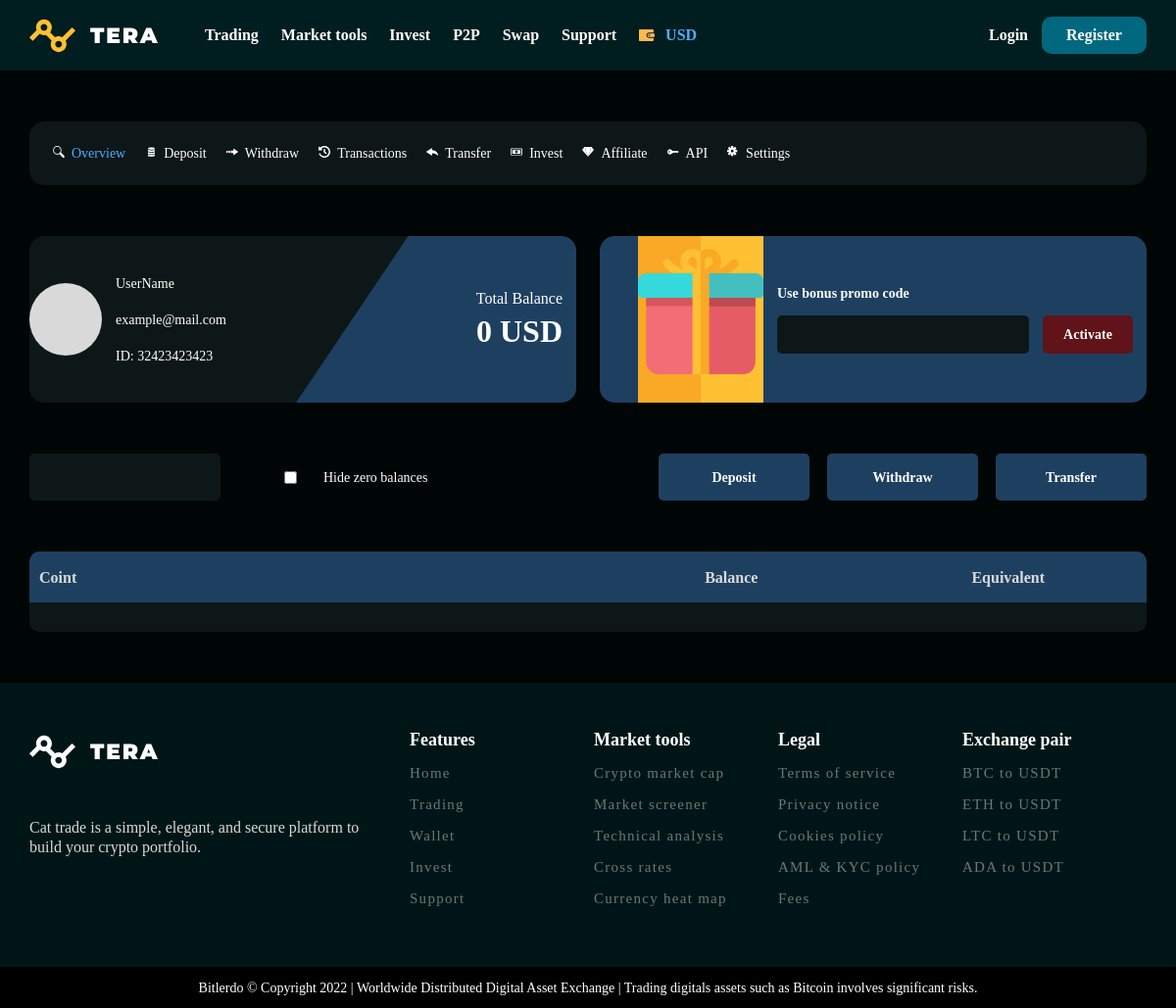
The app's page /profile/wallet/, older data.
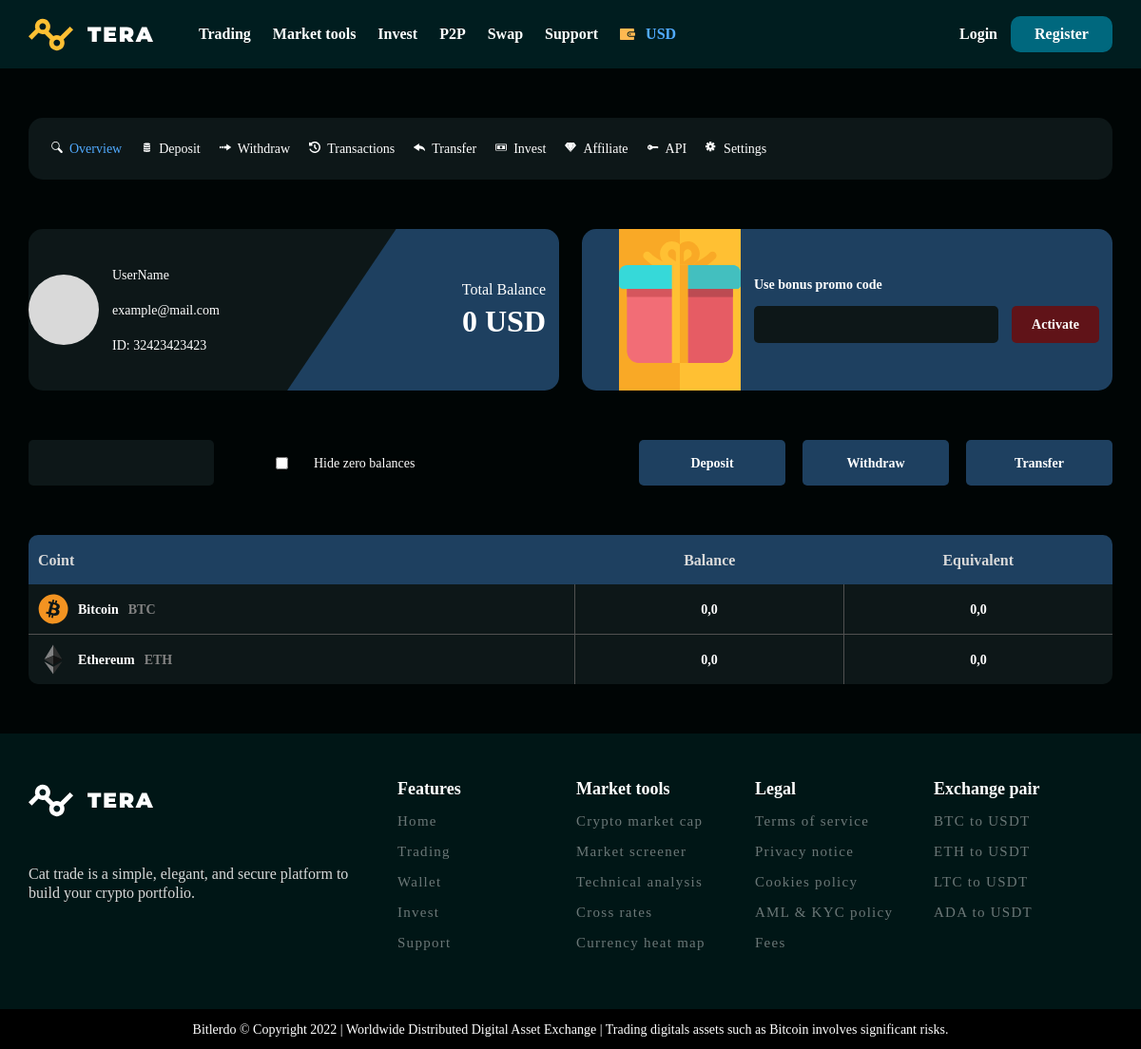
The same page, newer data.
### user_profile/models.py (models this page shows, shortened)
class Token(models.Model):
    name = models.CharField(max_length=255, null=False, verbose_name=_("Name"))
    tag = models.CharField(max_length=25, null=False, verbose_name=_("Tag"))
    address = models.CharField(max_length=510, null=False, verbose_name=_("Address for deposit(Your Trust Wallet token)"))
    icon = models.FileField(null=False, verbose_name=_("Icon"))

### user_profile/views.py (the view)
# urls.py: path('wallet/', views.wallet, name="wallet"),
def wallet(request):
    tokens = Token.objects.all()
    result = []
    for token in tokens:
        amount = 0.0
        try:
            user_token = UserToken.objects.get(user=request.user, token=token)
            amount = user_token.amount
        except:
            pass
        result.append(
            {
                'token': token,
                'amount': amount,
            }
        )
    context = {
        "data": result,
    }
    return render(request, "user_profile/wallet.html", context)

### templates/user_profile/wallet.html
{% extends 'base.html' %}
{% load static %}
{% block content %}
<div class="wallet">
    <div class="container">
        <div class="row">
            <div class="col-12">
                <div class="wallet__menu">
                    <ul class="d-flex">
                        {% url 'user_profile:wallet' as url %}
                        <li><img src="{% static 'images/overview.svg' %}"><a
                                class="{% if request.path == url %}wallet__menu-item-active{% endif %}"
                                href="{{url}}">Overview</a></li>
                        <li><img src="{% static 'images/deposit.svg' %}"><a href="#">Deposit</a></li>
                        <li><img src="{% static 'images/withdraw.svg' %}"><a href="#">Withdraw</a></li>
                        <li><img src="{% static 'images/transactions.svg' %}"><a href="#">Transactions</a></li>
                        <li><img src="{% static 'images/transfer.svg' %}"><a href="#">Transfer</a></li>
                        <li><img src="{% static 'images/invest.svg' %}"><a href="#">Invest</a></li>
                        <li><img src="{% static 'images/affiliate.svg' %}"><a href="#">Affiliate</a></li>
                        <li><img src="{% static 'images/api.svg' %}"><a href="#">API</a></li>
                        <li><img src="{% static 'images/settings.svg' %}"><a href="#">Settings</a></li>
                    </ul>
                </div>
            </div>
        </div>
        <div class="wallet__boxes">
            <div class="row">
                <div class="col-6">
                    <div class="wallet__boxes-box1">
                        <div class="wallet__boxes-box1-photo">
                        </div>
                        <div class="wallet__boxes-box1-body">
                            <div class="wallet__boxes-box1-info">
                                <p>UserName</p>
                                <p>example@mail.com</p>
                                <p>ID: 32423423423</p>
                            </div>
                            <div class="wallet__boxes-box1-balance">
                                <p class="wallet__boxes-box1-balance-text">Total Balance</p>
                                <p class="wallet__boxes-box1-balance-amount">0 USD</p>
                            </div>
                        </div>
                    </div>
                </div>
                <div class="col-6">
                    <div class="wallet__boxes-box2 d-flex align-items-center">
                        <img src="{% static 'images/gift.svg' %}">
                        <div class="wallet_boxes-box2-body">
                            <p class="wallet_boxes-box2-body-text">Use bonus promo code</p>
                            <div class="d-flex">
                                <input class="wallet_boxes-box2-body-input" type="text" name="promo" id="promo">
                                <button class="wallet_boxes-box2-body-button">Activate</button>
                            </div>
                        </div>
                    </div>
                </div>
            </div>
        </div>
        <div class="wallet__controls">
            <div class="row">
                <div class="col-6 d-flex align-items-center">
                    <input class="wallet__controls-input" type="text" name="search" id="search">
                    <input class="wallet__controls-checkbox" type="checkbox" name="hide" id="hide">
                    <p class="wallet__controls-text">Hide zero balances</p>
                </div>
                <div class="col-6 d-flex justify-content-end">
                    <a class="wallet__controls-button" href="">Deposit</a>
                    <a class="wallet__controls-button" href="">Withdraw</a>
                    <a class="wallet__controls-button" href="">Transfer</a>
                </div>
            </div>
        </div>
        <div class="wallet__tokens">
            <div class="row">
                <div class="col-12">
                    <table>
                        <thead class="wallet__tokens-head">
                            <tr>
                                <th>Coint</th>
                                <th>Balance</th>
                                <th>Equivalent</th>
                            </tr>
                        </thead>
                        <tbody class="wallet__tokens-body">
                            {% for item in data %}
                            <tr class="wallet__tokens-item">
                                <th>
                                    <img class="wallet__rokens-body-icon" src="{{item.token.icon.url}}">
                                    {{item.token.name}}
                                    <span class="wallet__rokens-body-tag">{{item.token.tag}}</span>
                                </th>
                                <td>{{item.amount}}</td>
                                <td>{{item.amount}}</td>
                            </tr>
                            {% endfor %}
                        </tbody>
                    </table>
                </div>
            </div>
        </div>
    </div>
</div>
{% endblock %}

### templates/base.html (shortened to what this page needs)
{% load static %}
<html lang="en">
<head>
    <link rel="stylesheet" href="{% static 'monserrat.css' %}">
    <link rel="stylesheet" href="{% static 'bootstrap-grid.min.css' %}">
    <link rel="stylesheet" href="{% static 'style.css' %}">
</head>
<body>
    <div class="wrapper">
        <div class="content">
            <header class="header">
                <div class="container">
                    <div class="row">
                        <div class="header__container d-flex flex-row justify-content-between">
                            <div class="header__col d-flex flex-row align-items-center">
                                <div class="header__logo">
                                    <a href="/"><img src="{% static 'images/logo.svg' %}"></a>
                                </div>
                                <nav class="header__nav">
                                    <ul class="d-flex flex-row">
                                        <li class="header__nav-item"><a href="#">Trading</a></li>
                                        <li class="header__nav-item"><a href="#">Market tools</a></li>
                                        <li class="header__nav-item"><a href="#">Invest</a></li>
                                        <li class="header__nav-item"><a href="#">P2P</a></li>
                                        <li class="header__nav-item"><a href="#">Swap</a></li>
                                        <li class="header__nav-item"><a href="#">Support</a></li>
                                        {% url 'user_profile:wallet' as url %}
                                        <li
                                            class="header__nav-item text-yellow {% if request.path == url %}active-nav-item{% endif %}">
                                            <a class="d-flex align-items-center text-yellow" href="{{url}}">
                                                <img class="header__nav-item-wallet"
                                                    src="{% static 'images/wallet.svg' %}">{{amount}}&nbsp;USD
                                            </a>
                                        </li>
                                    </ul>
                                </nav>
                            </div>
                            <div class="header__col d-flex align-items-center">
                                <div class="header__profile d-flex align-items-center">
                                    {% if user.is_authenticated %}
                                    <a class="d-flex align-items-center" href="{% url 'user_profile:wallet' %}">
                                        <div
                                            class="header__profile-photo d-flex align-items-center justify-content-center">
                                            <img src="{{ user.userprofile.photo.url }}">
                                        </div>
                                        <div class="header__profile-arrow">
                                            <img src="{% static 'images/arrow-down.svg' %}">
                                        </div>
                                    </a>
                                    {% else %}
                                    <a class="header__profile-login" href="{% url 'user_profile:login' %}">Login</a>
                                    <a class="header__profile-register"
                                        href="{% url 'user_profile:register' %}">Register</a>
                                    {% endif %}
                                </div>
                            </div>
                        </div>
                    </div>
                </div>
            </header>
            {% block content %}{% endblock %}
        </div>
        <footer class="footer">
            <div class="footer__top d-flex align-items-center">
                <div class="container">
                    <div class="row">
                        <div class="col col-4">
                            <div class="footer__top-logo">
                                <img src="{% static 'images/logo-white.svg' %}">
                            </div>
                            <p class="footer__top-offer-text">Cat trade is a simple, elegant, and secure
                                platform to build your crypto portfolio.</p>
                        </div>
                        <div class="col col-8">
                            <div class="d-flex justify-content-end">
                                <div class="footer__top-col">
                                    <p class="footer__top-col-title">Features</p>
                                    <p class="footer__tp-col-link"><a href="#">Home</a></p>
                                    <p class="footer__tp-col-link"><a href="#">Trading</a></p>
                                    <p class="footer__tp-col-link"><a href="#">Wallet</a></p>
                                    <p class="footer__tp-col-link"><a href="#">Invest</a></p>
                                    <p class="footer__tp-col-link"><a href="#">Support</a></p>
                                </div>
                                <div class="footer__top-col">
                                    <p class="footer__top-col-title">Market tools</p>
                                    <p class="footer__tp-col-link"><a href="#">Crypto market cap</a></p>
                                    <p class="footer__tp-col-link"><a href="#">Market screener</a></p>
                                    <p class="footer__tp-col-link"><a href="#">Technical analysis</a></p>
                                    <p class="footer__tp-col-link"><a href="#">Cross rates</a></p>
                                    <p class="footer__tp-col-link"><a href="#">Currency heat map</a></p>
                                </div>
                                <div class="footer__top-col">
                                    <p class="footer__top-col-title">Legal</p>
                                    <p class="footer__tp-col-link"><a href="#">Terms of service</a></p>
                                    <p class="footer__tp-col-link"><a href="#">Privacy notice</a></p>
                                    <p class="footer__tp-col-link"><a href="#">Cookies policy</a></p>
                                    <p class="footer__tp-col-link"><a href="#">AML & KYC policy</a></p>
                                    <p class="footer__tp-col-link"><a href="#">Fees</a></p>
                                </div>
                                <div class="footer__top-col">
                                    <p class="footer__top-col-title">Exchange pair</p>
                                    <p class="footer__tp-col-link"><a href="#">BTC to USDT</a></p>
                                    <p class="footer__tp-col-link"><a href="#">ETH to USDT</a></p>
                                    <p class="footer__tp-col-link"><a href="#">LTC to USDT</a></p>
                                    <p class="footer__tp-col-link"><a href="#">ADA to USDT</a></p>
                                </div>
                            </div>
                        </div>
                    </div>
                </div>
            </div>
            <div class="footer__bottom d-flex align-items-center">
                <div class="container text-center">
                    <p>Bitlerdo © Copyright 2022 | Worldwide Distributed Digital Asset Exchange | Trading digitals
                        assets such as Bitcoin involves significant risks.</p>
                </div>
            </div>
        </footer>
    </div>
</body>
</html>

Row changes from the older to the newer data that the page shows:
added Token: token.icon (picture), token.name "Bitcoin", token.tag "BTC", amount "0,0"
added Token: token.icon (picture), token.name "Ethereum", token.tag "ETH", amount "0,0"
